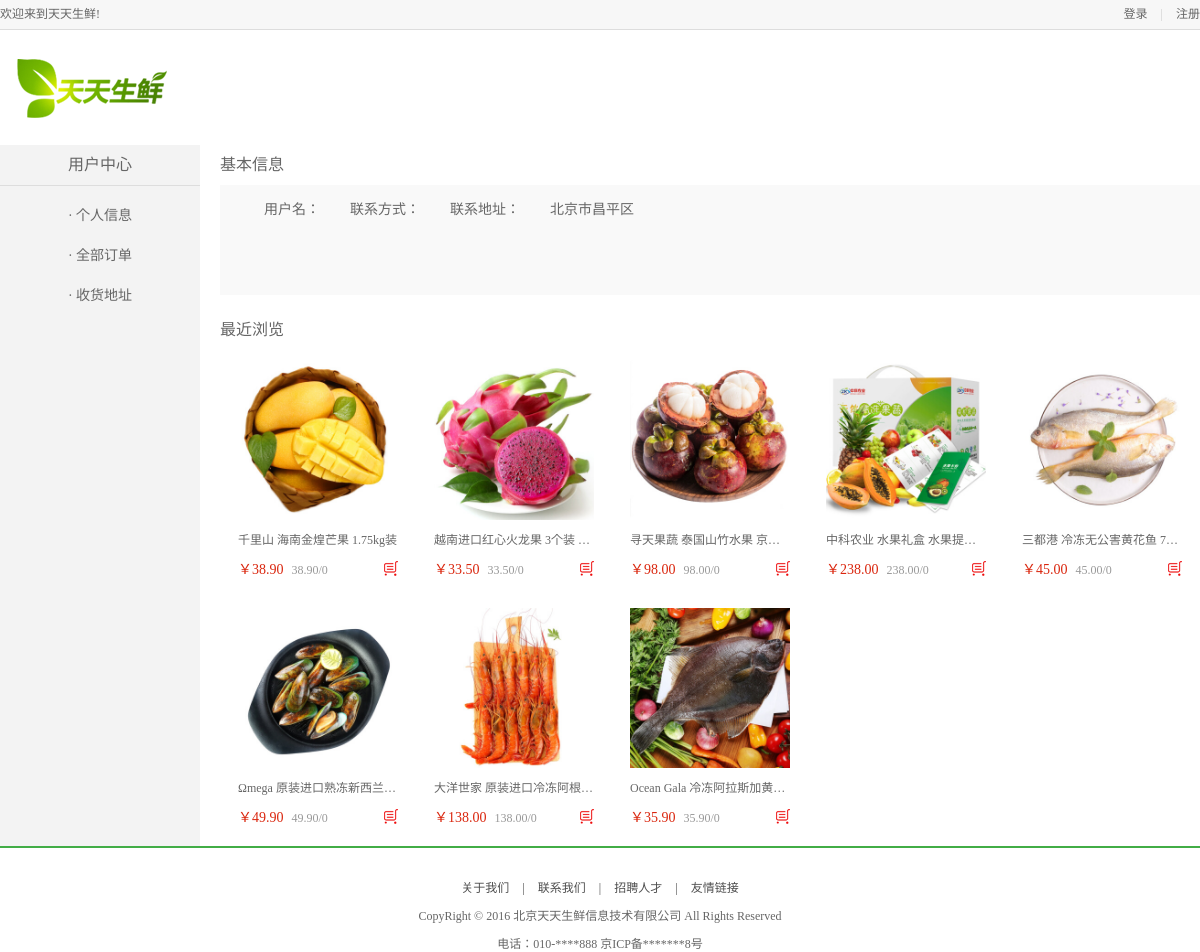
The app's page /user/info/ with its own data.
### df_goods/models.py (models this page shows, shortened)
class GoodsInfo(models.Model):
    gtitle = models.CharField(max_length=20)
    gpic = models.ImageField(upload_to='df_goods')
    gprice = models.DecimalField(max_digits=5,decimal_places=2)
    isDelete = models.BooleanField(default=False)
    gunit = models.CharField(max_length=20,default='500g')
    gclick = models.IntegerField()
    gjianjie = models.CharField(max_length=200)
    gkucun = models.IntegerField()
    gcontent = models.CharField(max_length=200)
    gtype = models.ForeignKey(TypeInfo,on_delete=models.CASCADE)

### df_user/views.py (the view)
def info(request):
    return render(request,'df_user/user_center_info.html',{'goods_list':GoodsInfo.objects.all()})

### templates/df_user/user_center_info.html
{%extends 'df_user/base.html'%}
{% block right_content %}
		<div class="right_content clearfix">
				<div class="info_con clearfix">
				<h3 class="common_title2">基本信息</h3>
						<ul class="user_info_list">
							<li><span>用户名：</span>{{user_name}}</li>
							<li><span>联系方式：</span>{{user_email}}</li>
							<li><span>联系地址：</span>北京市昌平区</li>
						</ul>
				</div>
				<h3 class="common_title2">最近浏览</h3>
				<div class="has_view_list">
					<ul class="goods_type_list clearfix">
				{%for goods  in goods_list%}
				<li>
					<a href="/{{goods.id}}"><img src="/static/{{goods.gpic}}"></a>
					<h4><a href="detail.html">{{goods.gtitle}}</a></h4>
					<div class="operate">
						<span class="prize">￥{{goods.gprice}}</span>
						<span class="unit">{{goods.gprice}}/{{goods.gunit}}</span>
						<a href="#" class="add_goods" title="加入购物车"></a>
					</div>
				</li>
				{%endfor%}
			        </ul>
		        </div>
		</div>
{% endblock right_content %}

### static/css/main.css (style rules this page uses)
body { font-family:'Microsoft Yahei';font-size:12px;color:#666; }
html,body { height:100% }
.goods_type_list { margin:10px auto 0; }
.goods_type_list li { width:196px; float:left; margin-bottom:10px }
.goods_type_list li img { width:160px;height:160px;display:block;margin:10px auto; }
.goods_type_list li h4 { width:160px;margin:0 auto; }
.goods_type_list li h4 a { font-weight:normal;color:#666;display:block;width:160px;overflow:hidden;white-space:nowrap;text-overflow:ellipsis; }
.operate { width:160px;margin:10px auto;position:relative; }
.goods_type_list .operate .prize { color:#da260e; font-size:14px; }
.goods_type_list .operate .unit { color:#999;padding-left:5px; }
.goods_type_list .operate .add_goods { display:inline-block;width:15px;height:15px;background:url(../images/shop_cart.png);position:absolute;right:0;top:3px; }
.right_content { width:980px; float:right; min-height:500px; }
.common_title2 { height:20px;line-height:20px;font-size:16px;margin:10px 0; }
.user_info_list { background-color:#f9f9f9; margin:10px 0 15px; padding:10px 0; height:90px; }
.user_info_list li { line-height:30px; text-indent:30px; font-size:14px; }
.user_info_list li span { width:100px; float:left; text-align:right; }
.info_con { width:980px; }

### records on screen
GoodsInfo: gpic (picture), gtitle "千里山 海南金煌芒果 1.75kg装", gprice "38.90", gunit "0"
GoodsInfo: gpic (picture), gtitle "越南进口红心火龙果 3个装…", gprice "33.50", gunit "0"
GoodsInfo: gpic (picture), gtitle "寻天果蔬 泰国山竹水果 京…", gprice "98.00", gunit "0"
GoodsInfo: gpic (picture), gtitle "中科农业 水果礼盒 水果提…", gprice "238.00", gunit "0"
GoodsInfo: gpic (picture), gtitle "三都港 冷冻无公害黄花鱼 7…", gprice "45.00", gunit "0"
GoodsInfo: gpic (picture), gtitle "Ωmega 原装进口熟冻新西兰…", gprice "49.90", gunit "0"
GoodsInfo: gpic (picture), gtitle "大洋世家 原装进口冷冻阿根…", gprice "138.00", gunit "0"
GoodsInfo: gpic (picture), gtitle "Ocean Gala 冷冻阿拉斯加黄…", gprice "35.90", gunit "0"
